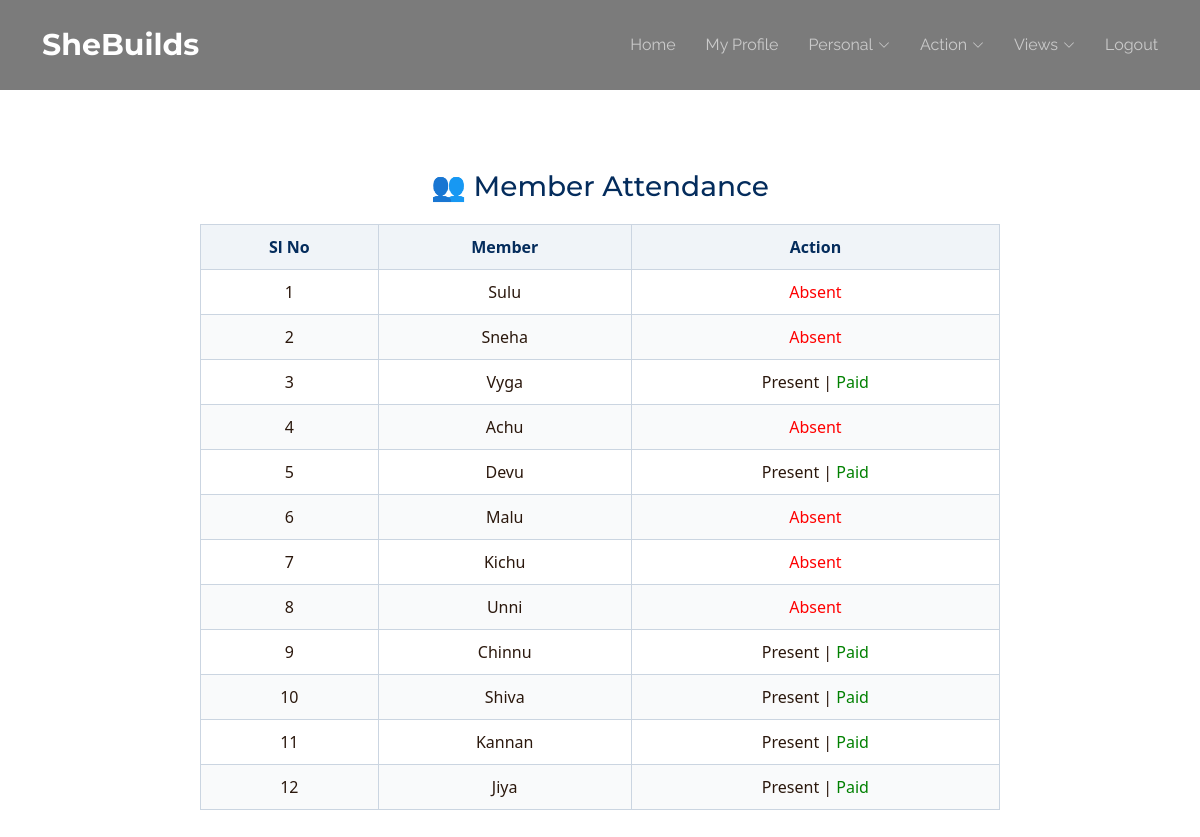
/Kudumbasree/Attendance/26 (signed in), run on the app's committed database.
### Kudumbasree/models.py (models this page shows)
class tbl_members(models.Model):
   members_status=models.IntegerField(default=0)
   user=models.ForeignKey(tbl_user,on_delete=models.CASCADE)
   kudumbasree=models.ForeignKey(tbl_kudumbasree,on_delete=models.CASCADE)

### Guest/models.py (models this page shows)
class tbl_user(models.Model):
    user_name=models.CharField(max_length=30)
    user_email=models.CharField(max_length=30)
    user_contact=models.CharField(max_length=30)
    user_address=models.CharField(max_length=30)
    user_photo=models.FileField(upload_to="Assets/File/User")
    user_password=models.CharField(max_length=30)
    user_status=models.IntegerField(default=0)
    place=models.ForeignKey(tbl_place,on_delete=models.CASCADE)
    localplace=models.ForeignKey(tbl_localplace,on_delete=models.CASCADE,null=True)
    authorityward=models.ForeignKey(tbl_authorityward,on_delete=models.CASCADE)

### Kudumbasree/views.py (the view)
# urls.py: path('Attendance/<int:mid>',views.Attendance,name='Attendance'),
def Attendance(request,mid):
    members=tbl_members.objects.filter(kudumbasree=request.session['kid'])
    for i in members:
        i.status = tbl_attendance.objects.filter(member=i.id,meeting=mid).values_list('attendance_status', flat=True).first()
        savings = tbl_saving.objects.filter(member=i.id).order_by('-id').first()
        if savings:
            diff = relativedelta(date.today(), savings.saving_date)
            i.amount = int(diff.months) * 500
        else:
            i.amount = 500
        i.paymentstatus = tbl_saving.objects.filter(saving_date__month=date.today().month).count()
    return render(request,'Kudumbasree/Attendance.html',{'user':members,"mid":mid})

### Kudumbasree/Templates/Kudumbasree/Attendance.html (shortened to what this page needs)
{% extends 'Kudumbasree/Header.html' %}
{% block content %}
<div class="page-container">
    <h3>👥 Member Attendance</h3>
    <form action="" method="post">
        <table class="attendance-table">
            <thead>
                <tr>
                    <th>Sl No</th>
                    <th>Member</th>
                    <th>Action</th>
                </tr>
            </thead>
            <tbody>
                {% for i in user %}
                <tr>
                    <td>{{ forloop.counter }}</td>
                    <td>{{ i.user.user_name }}</td>
                    <td>
                        {% if i.status == 1 %}
                            Present |  <span class="paid">Paid</span>
                        {% elif i.status == 2 %}
                            <span class="absent">Absent</span>
                        {% else %}
                            <a href="{% url 'Kudumbasree:Absent' i.id mid %}" class="btn-absent">Mark Absent</a>
                        {% endif %}
                    </td>
                </tr>
                {% endfor %}
            </tbody>
        </table>
    </form>
</div>
{% endblock %}

### Guest/static/Main/assets/css/main.css (style rules this page uses)
:root { --default-font: "Roboto", system-ui, -apple-system, "Segoe UI", Roboto, "Helvetica Neue", Arial, "Noto Sans", "Liberation Sans", sans-serif, "Apple Color Emoji", "Segoe UI Emoji", "Segoe UI Symbol", "Noto Color Emoji"; --heading-font: "Montserrat", sans-serif; --nav-font: "Raleway", sans-serif; }
:root { --background-color: #ffffff; --default-color: #2b180d; --heading-color: #1b2f45; --accent-color: #56b8e6; --surface-color: #ffffff; --contrast-color: #ffffff; }
:root { --nav-color: rgba(255, 255, 255, 0.6); --nav-hover-color: #ffffff; --nav-mobile-background-color: #ffffff; --nav-dropdown-background-color: #ffffff; --nav-dropdown-color: #212529; --nav-dropdown-hover-color: #56b8e6; }
:root { scroll-behavior: smooth; }
body { color: var(--default-color); background-color: var(--background-color); font-family: var(--default-font); }
h1, h2, h3, h4, h5, h6 { color: var(--heading-color); font-family: var(--heading-font); }

### Kudumbasree/Templates/Kudumbasree/Attendance.html (style rules this page uses)
.page-container { max-width: 800px; margin: 40px auto; font-family: 'Segoe UI', Tahoma, Geneva, Verdana, sans-serif; }
h3 { color: #042c5c; margin-bottom: 20px; text-align: center; }
.attendance-table { width: 100%; border-collapse: collapse; text-align: center; }
.attendance-table th, .attendance-table td { border: 1px solid #cbd5e1; padding: 10px; }
.attendance-table th { background-color: #f0f4f8; color: #042c5c; }
.attendance-table tr:nth-child(even) { background-color: #f9fafb; }
.paid { color: green; font-weight: 500; }
.absent { color: red; font-weight: 500; }

### data on the page
tbl_members: user.user_name "Sulu", shows "Absent"
tbl_members: user.user_name "Sneha", shows "Absent"
tbl_members: user.user_name "Vyga"
tbl_members: user.user_name "Achu", shows "Absent"
tbl_members: user.user_name "Devu"
tbl_members: user.user_name "Malu", shows "Absent"
tbl_members: user.user_name "Kichu", shows "Absent"
tbl_members: user.user_name "Unni", shows "Absent"
tbl_members: user.user_name "Chinnu"
tbl_members: user.user_name "Shiva"
tbl_members: user.user_name "Kannan"
tbl_members: user.user_name "Jiya"
